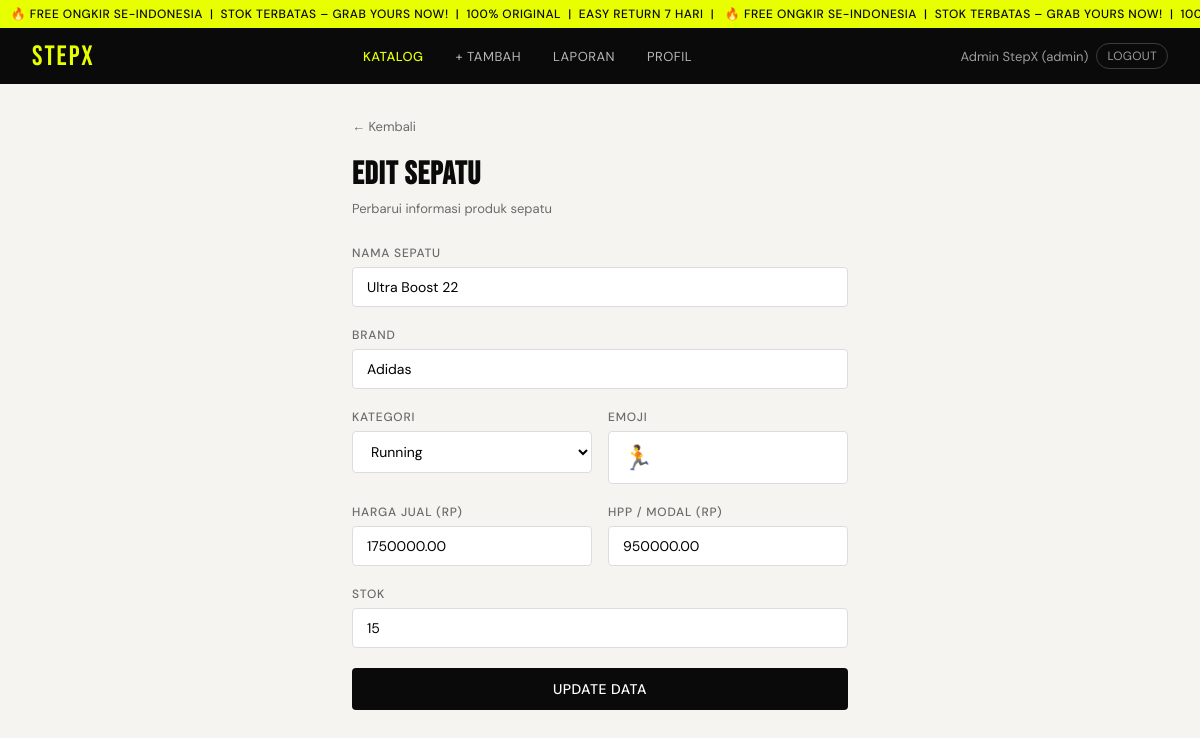
/edit.php?id=2 (signed in), run on the app's committed database.
### tables this page shows
CREATE TABLE IF NOT EXISTS `produk` (
  `id` int unsigned NOT NULL AUTO_INCREMENT,
  `penjual_id` int unsigned NOT NULL,
  `kategori_id` int unsigned NOT NULL,
  `nama` varchar(200) NOT NULL,
  `brand` varchar(100) NOT NULL,
  `deskripsi` text,
  `harga_jual` decimal(12,2) NOT NULL,
  `hpp` decimal(12,2) NOT NULL COMMENT 'Harga Pokok Penjualan / Modal',
  `stok` int NOT NULL DEFAULT '0',
  `berat_gram` int NOT NULL DEFAULT '500',
  `emoji` varchar(10) DEFAULT '?',
  `is_new` tinyint(1) NOT NULL DEFAULT '0',
  `status` enum('aktif','nonaktif','habis') NOT NULL DEFAULT 'aktif',
  `created_at` datetime NOT NULL DEFAULT CURRENT_TIMESTAMP,
  `updated_at` datetime NOT NULL DEFAULT CURRENT_TIMESTAMP ON UPDATE CURRENT_TIMESTAMP,
  PRIMARY KEY (`id`),
  KEY `idx_produk_kategori` (`kategori_id`),
  KEY `idx_produk_penjual` (`penjual_id`),
  KEY `idx_produk_status` (`status`),
  CONSTRAINT `fk_produk_kategori` FOREIGN KEY (`kategori_id`) REFERENCES `kategori` (`id`),
  CONSTRAINT `fk_produk_penjual` FOREIGN KEY (`penjual_id`) REFERENCES `users` (`id`),
  CONSTRAINT `chk_harga` CHECK ((`harga_jual` > 0)),
  CONSTRAINT `chk_hpp` CHECK ((`hpp` > 0)),
  CONSTRAINT `chk_stok` CHECK ((`stok` >= 0))
);

CREATE TABLE IF NOT EXISTS `kategori` (
  `id` int unsigned NOT NULL AUTO_INCREMENT,
  `nama` varchar(100) NOT NULL,
  `slug` varchar(100) NOT NULL,
  PRIMARY KEY (`id`),
  UNIQUE KEY `nama` (`nama`),
  UNIQUE KEY `slug` (`slug`)
);

### edit.php (the view, shortened to what this page needs)
<?php
$db    = getDB();
$id    = intval($_GET['id'] ?? $_POST['id'] ?? 0);
$kategori = $db->query('SELECT * FROM kategori ORDER BY id')->fetch_all(MYSQLI_ASSOC);
$stmt = $db->prepare('SELECT * FROM produk WHERE id = ? LIMIT 1');
$stmt->bind_param('i', $id);
$stmt->execute();
$produk = $stmt->get_result()->fetch_assoc();
require_once __DIR__ . '/includes/header.php';
?>
<div class="form-page">
  <a class="back-link" href="catalog.php">← Kembali</a>
  <h2>Edit Sepatu</h2>
  <p class="sub">Perbarui informasi produk sepatu</p>
  <form method="POST" action="edit.php">
    <div class="field">
      <label>Nama Sepatu</label>
      <input type="text" name="nama" value="<?= htmlspecialchars($produk['nama']) ?>" required>
    </div>
    <div class="field">
      <label>Brand</label>
      <input type="text" name="brand" value="<?= htmlspecialchars($produk['brand']) ?>" required>
    </div>
    <div class="form-row">
      <div class="field">
        <label>Kategori</label>
        <select name="kategori_id" required>
          <?php foreach ($kategori as $k): ?>
            <option value="<?= $k['id'] ?>"
              <?= ($produk['kategori_id'] == $k['id']) ? 'selected' : '' ?>>
              <?= htmlspecialchars($k['nama']) ?>
            </option>
          <?php endforeach; ?>
        </select>
      </div>
      <div class="field">
        <label>Emoji</label>
        <input type="text" name="emoji" placeholder="👟" maxlength="4"
               style="font-size:24px" value="<?= htmlspecialchars($produk['emoji'] ?? '👟') ?>">
      </div>
    </div>
    <div class="form-row">
      <div class="field">
        <label>Harga Jual (Rp)</label>
        <input type="number" name="harga" value="<?= htmlspecialchars($produk['harga_jual']) ?>" min="0" required>
      </div>
      <div class="field">
        <label>HPP / Modal (Rp)</label>
        <input type="number" name="hpp" value="<?= htmlspecialchars($produk['hpp'] ?? '0') ?>" min="0">
      </div>
    </div>
    <div class="field">
      <label>Stok</label>
      <input type="number" name="stok" value="<?= htmlspecialchars($produk['stok']) ?>" min="0">
    </div>
    <button type="submit" class="btn-primary full">Update Data</button>
  </form>
</div>
<?php require_once __DIR__ . '/includes/footer.php'; ?>

### assets/css/style.css (style rules this page uses)
*,*::before,*::after { box-sizing:border-box;margin:0;padding:0 }
:root { --brand:#0A0A0A; --accent:#E8FF00; --accent2:#FF3A2D; --surface:#F5F4F0; --surface2:#EBEBEB; --white:#FFFFFF; --text:#0A0A0A; --muted:#6B6B6B; --border:#DCDCDC; --radius:4px; --radius-lg:10px; --font-display:'Bebas Neue',sans-serif; --font-body:'DM Sans',sans-serif; }
body { font-family:var(--font-body);background:var(--surface);color:var(--text);min-height:100vh;font-size:15px }
a { color:inherit;text-decoration:none }
button { font-family:var(--font-body);cursor:pointer }
.field { margin-bottom:20px }
.field label { display:block;font-size:12px;text-transform:uppercase;letter-spacing:.8px;color:var(--muted);margin-bottom:6px;font-weight:500 }
.field input,.field select,.field textarea { width:100%;border:1.5px solid var(--border);border-radius:var(--radius);padding:10px 14px;font-family:var(--font-body);font-size:14px;background:var(--white);outline:none;transition:border-color .15s }
.btn-primary { background:var(--brand);color:var(--white);border:none;padding:12px 20px;border-radius:var(--radius);font-size:14px;font-weight:500;letter-spacing:.5px;text-transform:uppercase;transition:opacity .15s;cursor:pointer }
.btn-primary.full { width:100% }
.form-page { padding:32px;max-width:560px;margin:0 auto }
.form-page h2 { font-family:var(--font-display);font-size:32px;letter-spacing:1px;margin-bottom:6px }
.form-page .sub { color:var(--muted);font-size:13px;margin-bottom:28px }
.form-row { display:grid;grid-template-columns:1fr 1fr;gap:16px }
.back-link { display:inline-flex;align-items:center;gap:6px;color:var(--muted);font-size:13px;margin-bottom:20px;transition:color .15s }

### data on the page
produk: nama "Ultra Boost 22", brand "Adidas", kategori_id "Running", emoji "🏃", harga "1750000.00", hpp "950000.00", stok "15"

### other printed values
$user['nama'] "Admin StepX"
$user['role'] "admin"
